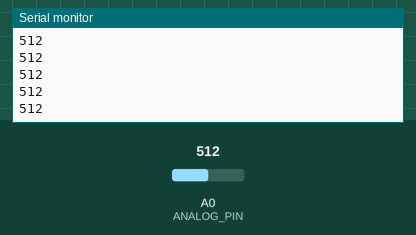
Simulated run of this sketch. Board: Arduino Uno, built with avr-gcc and run on an emulated ATmega328P. Parts: the last lines printed to the serial monitor. Inputs (shaded band) come from the test bench; at power-on: A0 (ANALOG_PIN) = 512.

Above: at 3.2 s.
3.3 s: A0 (ANALOG_PIN) set to 716
At 3.8 s:
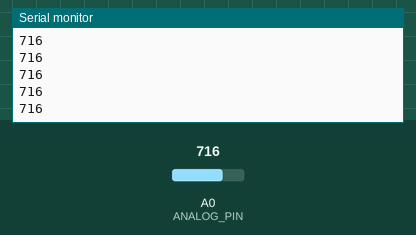
4.8 s: A0 (ANALOG_PIN) set to 900
At 5.8 s:
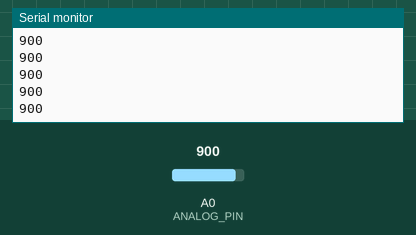
Timing chart, 0 to 7.8 s (numbered marks = the images above; inputs shaded):
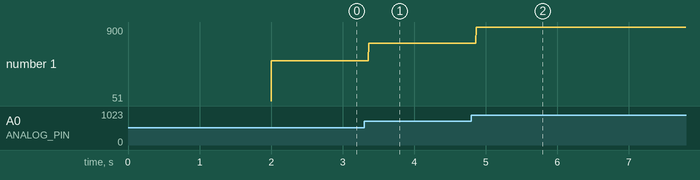

The sketch:

analogReadLatency.ino
```cpp
#define ANALOG_PIN A0

//unsigned long sampling_period_us = (1.0 / 16000) * pow(10.0, 6);
unsigned long sampling_period_us = 51;

void setup() {
  Serial.begin(9600);
  delay(2000);
  Serial.println(sampling_period_us);

}

void audio_read() {
  for (int i = 0; i < 16000; i++) {
    unsigned long new_time = micros();
    uint8_t val = analogRead(ANALOG_PIN);
    while(micros() < (new_time + sampling_period_us));
  }
}

void loop() {
/*
  unsigned long start, duration;
  start = millis();
  audio_read();
  duration = millis() - start;
  Serial.println(duration);
  */
  Serial.println(analogRead(ANALOG_PIN));
  delay(3);

}
```

Measured:
- after the input at 3.3 s, the serial monitor: prints a new line after 0.07 s (image 1)
- after the input at 4.8 s, the serial monitor: prints a new line after 0.07 s (image 2)
- plotted number 1: 512 → 716 after the input at 3.3 s, 716 → 900 after the input at 4.8 s
